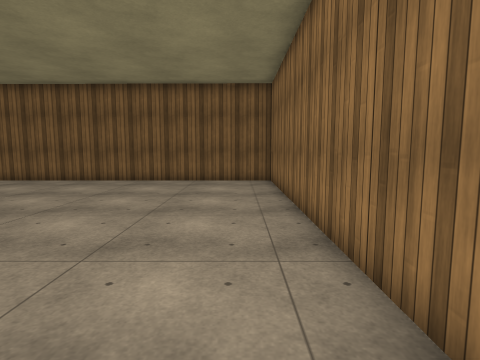
View 1 (above)

22 first-person views from a walk through a 3-D level made in the Unity game engine. The camera is 1.4 m above the floor, tilts 6° down and sees 80° across. The floor is counted in squares, 1 m on a side. Each view is taken from the middle of a square. On the plan, view 1 faces up. The plan holds only what a view shows up to about 14 squares ahead; the rest is blank. The place goes on beyond the plan. The player character is not drawn. Surface patterns are stand-ins for the level's own textures.

View 2
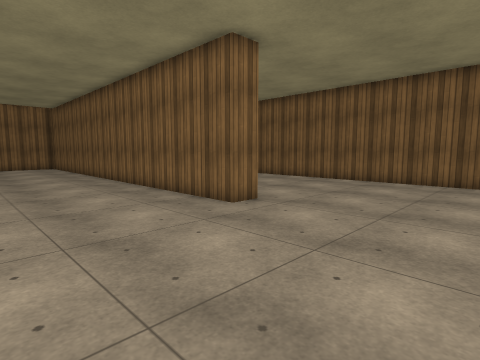

View 3
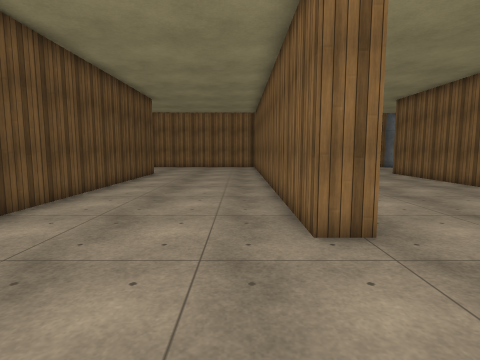

View 4
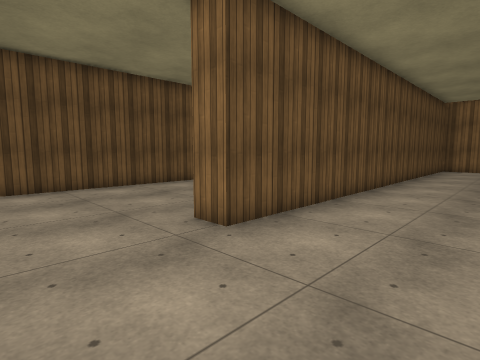

View 5
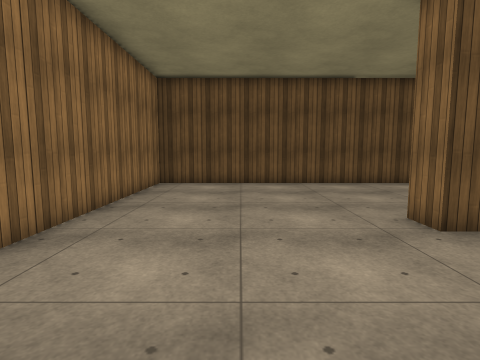

View 6
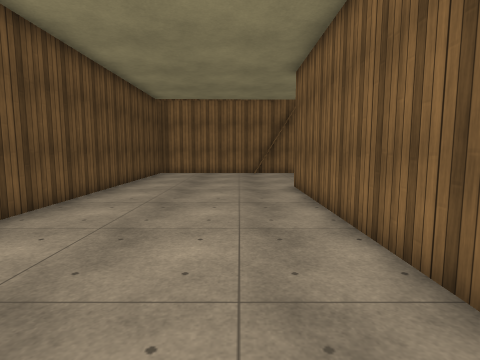

View 7
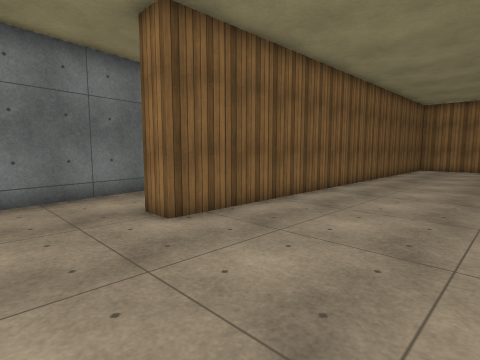

View 8
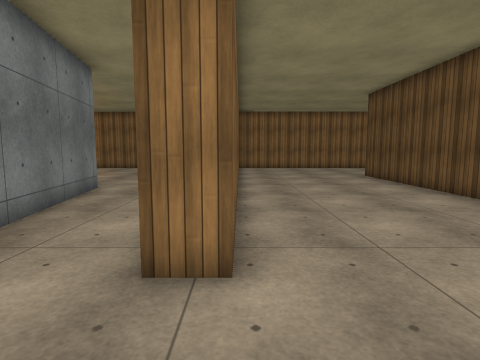

View 9
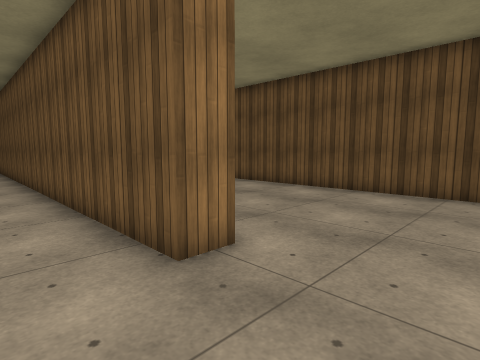

View 10
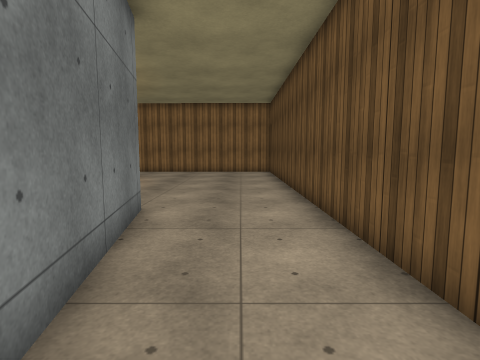

View 11
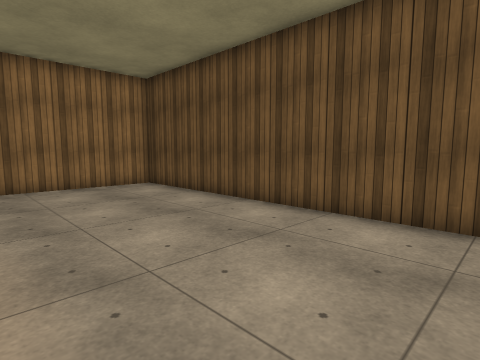

View 12
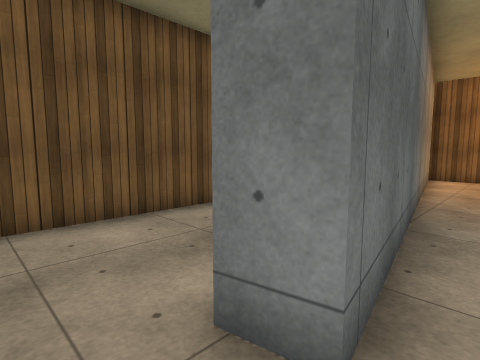

View 13
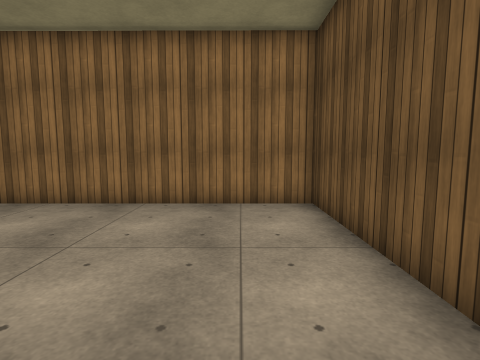

View 14
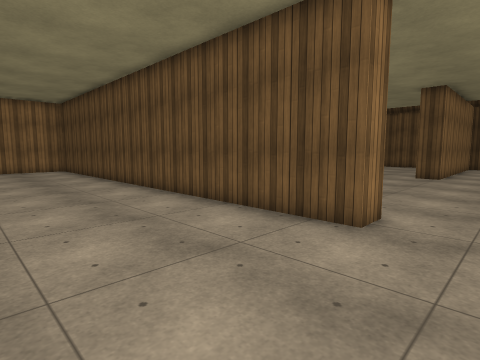

View 15
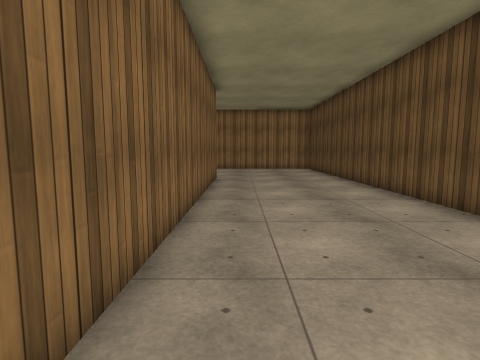

View 16
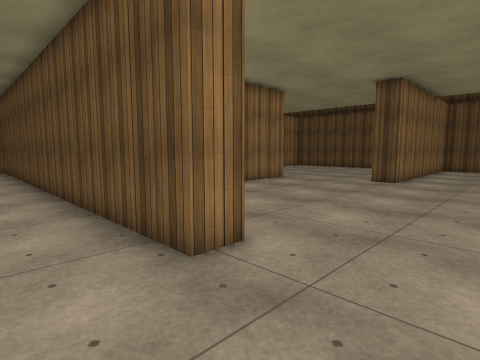

View 17
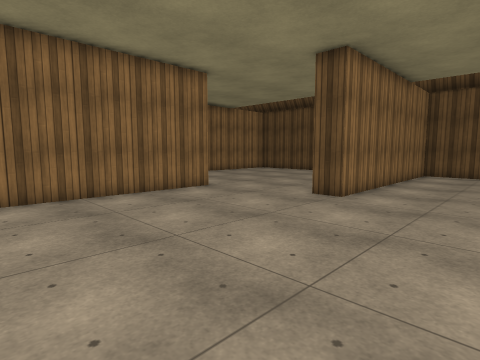

View 18
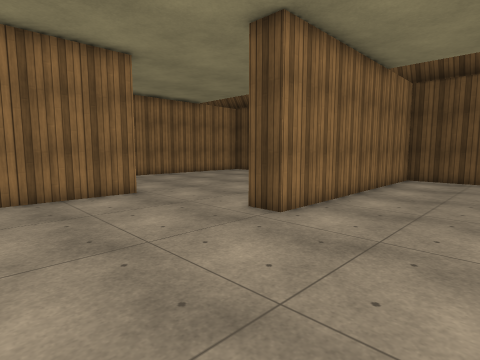

View 19
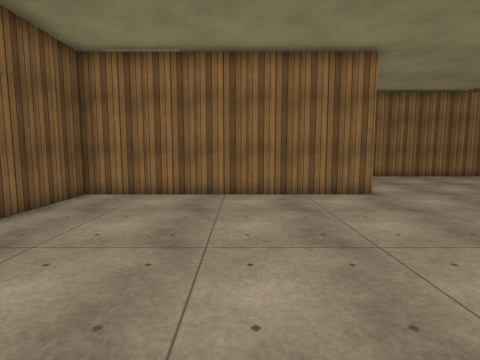

View 20
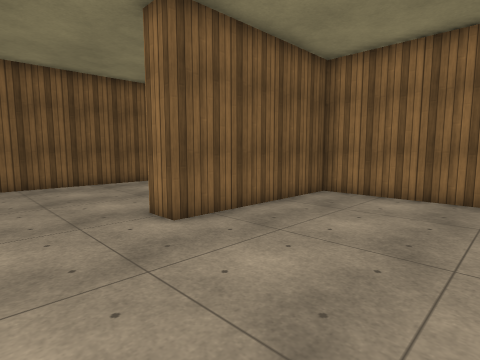

View 21
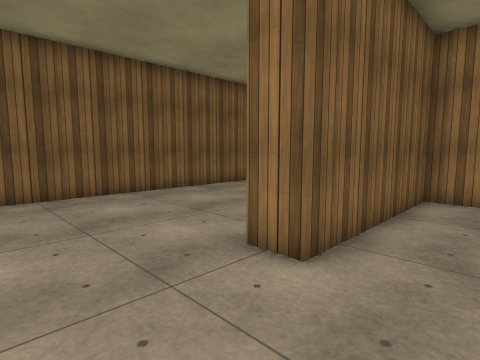

View 22
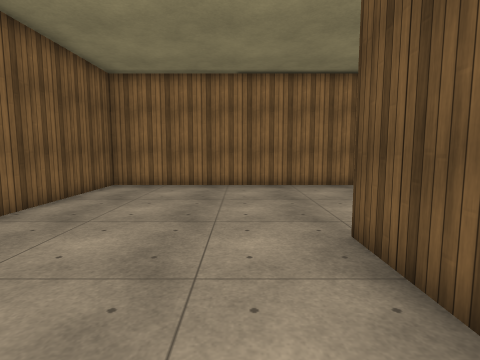

### Floor plan
Points are (right, up) in squares from view 1. A wall is a line through its corners. A room is listed if a view was taken in it or the views show most of it. See-through windows are left out.
Room 1 (views 1, 2, 3, 4, 5, 6, 7, 8, 9, 14, 15, 16, 22)
walls: (-21.1, 6.2) (-5.5, 6.2) (-5.5, 5.2) (-20.2, 5.2); (-18, -2.1) (-18, -1.1) (1.4, -1.1) (1.4, 13.1) (-18, 13.1) (-18, 14.1)
ways out: opening at (-18.5, 15.5) to room 2; opening at (-20, -2) to room 3
Room 2 (views 10, 11, 12, 13)
walls: (-14.2, 18.7) (-10.6, 19.3) (-10.4, 18.3) (-20.3, 16.6); (-18, 14.1) (1.4, 14.1) (1.4, 20.5)
ways out: opening at (-18.5, 15.5) to room 1; opening at (-14, 20)
Room 3 (views 17, 18, 19, 20, 21)
walls: (-12, -11.2) (-12, -2.1) (-18, -2.1); (-19.8, -21.7) (-17.2, -21.7) (-17.2, -12.1) (-16.1, -12.1)
ways out: opening at (-20, -2) to room 1; opening at (-14, -12.7)

Where each view was taken, in squares from view 1:
view 1: 0 up, 0 right, facing up
view 2: 0 up, 0 right, facing up-left
view 3: 4 up, 1 left, facing left
view 4: 10 up, 2 left, facing down-left
view 5: 11 up, 2 left, facing down
view 6: 11 up, 7 left, facing left
view 7: 8 up, 21 left, facing up-right
view 8: 13 up, 21 left, facing right
view 9: 16 up, 21 left, facing down-right
view 10: 16 up, 17 left, facing right
view 11: 20 up, 10 left, facing down-right
view 12: 20 up, 9 left, facing down-left
view 13: 16 up, 6 left, facing right
view 14: 4 up, 20 left, facing down-right
view 15: 4 up, 20 left, facing right
view 16: 1 up, 21 left, facing down-right
view 17: 4 down, 21 left, facing down-right
view 18: 7 down, 21 left, facing down-right
view 19: 7 down, 21 left, facing right
view 20: 7 down, 21 left, facing up-right
view 21: 4 down, 21 left, facing up-right
view 22: 8 up, 10 left, facing right
